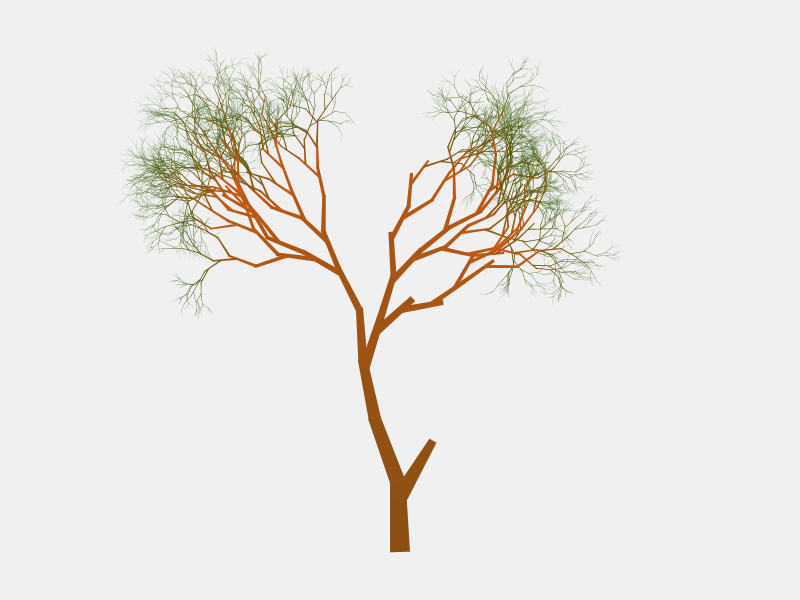
Frame 1 (no input)
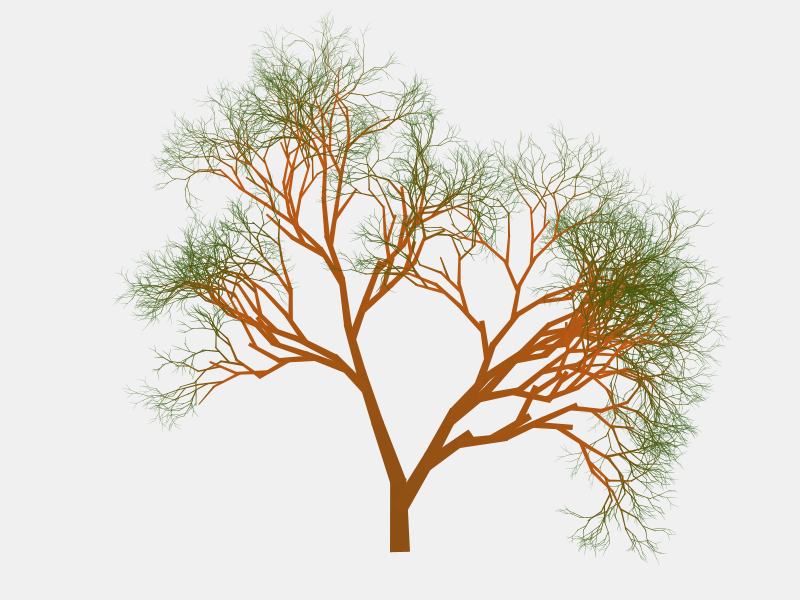
Frame 2 (the mouse pressed at the canvas centre, redrawn once)

The Processing sketch that drew these frames (run headless with seeded random() and noise(); the mouse was pressed at the canvas centre and the sketch redrawn once):

// Processing sketch: ProcessingTreeV7
// ── ProcessingTreeV7.pde
Branch root;
float ang;
color col;

void setup() {
  noLoop(); 
  noStroke();
  smooth();  
  size(800,600); 
  background(240);
  ang = random(HALF_PI - PI/30,HALF_PI + PI/30);  
  col = color(140,80,20);
  root = new Branch(new PVector(0.5*width,0.92*height,0),70,20,ang,col);
}

void draw(){
  background(240);
  root.paint();
}

void mousePressed() {
  //save("pic.jpg");
  ang = random(HALF_PI - PI/30,HALF_PI + PI/30);  
  root = new Branch(new PVector(0.5*width,0.92*height,0),70,20,ang,col);
  redraw();
}
// ── branch.pde
class Branch {
  PVector pos;
  float branchSize, diam, ang;
  color col;

  Branch extremeBranch, middleBranch;
  PVector extreme, middle;
  float branchSizeExtreme, branchSizeMiddle;
  float diamExtreme, diamMiddle;
  float angExtreme, angMiddle;
  color colSon;
  boolean withExtreme = false;
  boolean withMiddle = false;
  float sign, diamTop;
  
  Branch(PVector posTemp, float branchSizeTemp, float diamTemp, float angTemp, color colTemp) {
    pos = posTemp.get();
    branchSize = branchSizeTemp;
    diam = diamTemp;
    ang = angTemp;
    col = colTemp;
    
    if(branchSize > 30){
      colSon = color(red(col)*1.04,green(col)*1.02,blue(col)*1.01);
    }
    else{
      colSon = color(red(col)*0.8,green(col),blue(col)*0.9);
    }
    
    if((branchSize > 8) & (random(0,1) < 0.9)){
      withExtreme = true;
      if(branchSize > 30){
        branchSizeExtreme = random(0.85,0.95)*branchSize;
        diamExtreme = random(0.75,0.85)*diam;
        angExtreme = ang + random(-PI/7,PI/7);
        if(angExtreme > PI - 0.1*PI){
          angExtreme = angExtreme - random(PI*0.15,PI*0.3);
        }
        if(angExtreme < 0.1*PI){
          angExtreme = angExtreme + random(PI*0.15,PI*0.3);
        }
      }
      else{
        branchSizeExtreme = random(0.75,0.85)*branchSize;
        diamExtreme = 0.65*diam;
        angExtreme = ang + random(-PI/4,PI/4);
      }
      extreme = PVector.add(pos,new PVector(branchSize*cos(ang),-branchSize*sin(ang),0));
      extremeBranch = new Branch(extreme,branchSizeExtreme,diamExtreme,angExtreme,colSon);
    }

    if((branchSize > 8) & (random(0,1) < 40/branchSize) & (random(0,1) < 0.9)){
      withMiddle = true;
      if(branchSize > 30){
        branchSizeMiddle = random(0.85,0.95)*branchSize;
        diamMiddle = random(0.75,0.85)*diam;
        sign = random(-1,1);
        sign = sign/abs(sign);
        angMiddle = ang + sign*random(PI/8,PI/5);
      }
      else{
        branchSizeMiddle = random(0.75,0.9)*branchSize;
        diamMiddle = random(0.65,0.75)*diam;
        sign = random(-1,1);
        sign = sign/abs(sign);
        angMiddle = ang + sign*random(PI/9,PI/4);
      }
      float frac = random(0.6,0.9);
      middle = PVector.add(pos,new PVector(frac*branchSize*cos(ang),-frac*branchSize*sin(ang),0));
      middleBranch = new Branch(middle,branchSizeMiddle,diamMiddle,angMiddle,colSon);
    }
  }
  
  void paint() {
    fill(col);
    if(withExtreme){
      diamTop = diamExtreme;
    }
    else if(withMiddle){
      diamTop = diamMiddle;
    }
    else{
      diamTop = diam*0.5;
    }
    pushMatrix();
      translate(pos.x,pos.y);
      rotate(HALF_PI- ang);
      beginShape();
        vertex(-diam/2,0);
        vertex(-diamTop/2,-1.05*branchSize);
        vertex(diamTop/2,-1.05*branchSize);
        vertex(diam/2,0);
      endShape();
    popMatrix();
    if(withExtreme){
      extremeBranch.paint();
    }
    if(withMiddle){
      middleBranch.paint();
    }
  }
  
}
